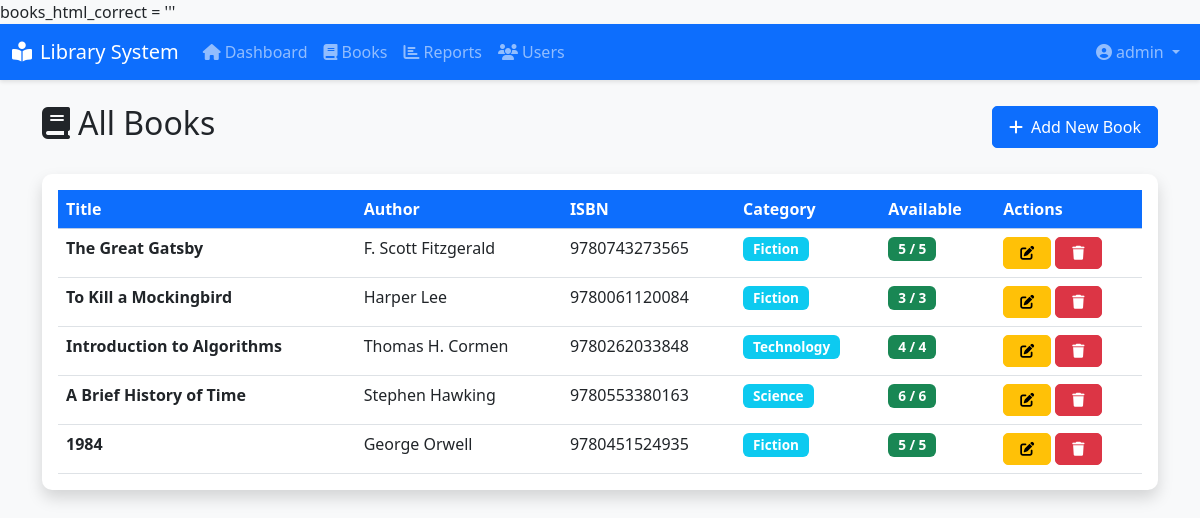
The page /books (signed in) on the database its author committed.
### app.py (models this page shows)
class Book(db.Model):
    id = db.Column(db.Integer, primary_key=True)
    title = db.Column(db.String(200), nullable=False)
    author = db.Column(db.String(100), nullable=False)
    isbn = db.Column(db.String(50), unique=True, nullable=False)
    category = db.Column(db.String(50))
    quantity = db.Column(db.Integer, default=1)
    available = db.Column(db.Integer, default=1)
    created_at = db.Column(db.DateTime, default=datetime.utcnow)
    issues = db.relationship('Issue', backref='book', lazy=True)

### app.py (the view)
@app.route('/books')
def books():
    if 'user_id' not in session:
        return redirect(url_for('login'))
    all_books = Book.query.all()
    user = User.query.get(session['user_id'])
    return render_template('books.html', books=all_books, user=user)

### templates/books.html (shortened to what this page needs)
books_html_correct = '''{% extends "base.html" %}
{% block content %}
<div class="d-flex justify-content-between align-items-center mb-4">
    <h2><i class="fas fa-book me-2"></i>All Books</h2>
    {% if session.role in ['admin', 'staff'] %}
    <a href="{{ url_for('add_book') }}" class="btn btn-primary">
        <i class="fas fa-plus me-2"></i>Add New Book
    </a>
    {% endif %}
</div>
<div class="card shadow">
    <div class="card-body">
        <div class="table-responsive">
            <table class="table table-hover">
                <thead class="table-primary">
                    <tr>
                        <th>Title</th>
                        <th>Author</th>
                        <th>ISBN</th>
                        <th>Category</th>
                        <th>Available</th>
                        <th>Actions</th>
                    </tr>
                </thead>
                <tbody>
                    {% for book in books %}
                    <tr>
                        <td>
                            <strong>{{ book.title }}</strong>
                        </td>
                        <td>{{ book.author }}</td>
                        <td>{{ book.isbn }}</td>
                        <td>
                            <span class="badge bg-info">{{ book.category }}</span>
                        </td>
                        <td>
                            {% if book.available > 0 %}
                            <span class="badge bg-success">{{ book.available }} / {{ book.quantity }}</span>
                            {% else %}
                            <span class="badge bg-danger">{{ book.available }} / {{ book.quantity }}</span>
                            {% endif %}
                        </td>
                        <td>
                            {% if session.role == 'admin' or session.role == 'staff' %}
                            <a href="{{ url_for('edit_book', book_id=book.id) }}" class="btn btn-sm btn-warning">
                                <i class="fas fa-edit"></i>
                            </a>
                            {% endif %}
                            {% if session.role == 'admin' %}
                            <a href="{{ url_for('delete_book', book_id=book.id) }}" class="btn btn-sm btn-danger" onclick="return confirm('Delete this book?')">
                                <i class="fas fa-trash"></i>
                            </a>
                            {% endif %}
                        </td>
                    </tr>
                    {% endfor %}
                </tbody>
            </table>
        </div>
    </div>
</div>
{% endblock %}

### templates/base.html (shortened to what this page needs)
<!DOCTYPE html>
<html lang="en">
<head>
    <link href="https://cdn.jsdelivr.net/npm/bootstrap@5.3.0/dist/css/bootstrap.min.css" rel="stylesheet">
    <link rel="stylesheet" href="https://cdnjs.cloudflare.com/ajax/libs/font-awesome/6.4.0/css/all.min.css">
    <link rel="stylesheet" href="{{ url_for('static', filename='css/style.css') }}">
</head>
<body>
    {% if session.user_id %}
    <nav class="navbar navbar-expand-lg navbar-dark bg-primary">
        <div class="container-fluid">
            <a class="navbar-brand" href="{{ url_for('dashboard') }}">
                <i class="fas fa-book-reader me-2"></i>Library System
            </a>
            <div class="collapse navbar-collapse" id="navbarNav">
                <ul class="navbar-nav me-auto">
                    <li class="nav-item">
                        <a class="nav-link" href="{{ url_for('dashboard') }}">
                            <i class="fas fa-home me-1"></i>Dashboard
                        </a>
                    </li>
                    <li class="nav-item">
                        <a class="nav-link" href="{{ url_for('books') }}">
                            <i class="fas fa-book me-1"></i>Books
                        </a>
                    </li>
                    {% if session.role in ['admin', 'staff'] %}
                    <li class="nav-item">
                        <a class="nav-link" href="{{ url_for('reports') }}">
                            <i class="fas fa-chart-bar me-1"></i>Reports
                        </a>
                    </li>
                    {% endif %}
                    {% if session.role == 'admin' %}
                    <li class="nav-item">
                        <a class="nav-link" href="{{ url_for('users') }}">
                            <i class="fas fa-users me-1"></i>Users
                        </a>
                    </li>
                    {% endif %}
                </ul>
                <ul class="navbar-nav">
                    <li class="nav-item dropdown">
                        <a class="nav-link dropdown-toggle" href="#" id="userDropdown" role="button" data-bs-toggle="dropdown">
                            <i class="fas fa-user-circle me-1"></i>{{ session.username }}
                        </a>
                    </li>
                </ul>
            </div>
        </div>
    </nav>
    {% endif %}
    <div class="container mt-4">
        {% block content %}{% endblock %}
    </div>
</body>
</html>

### static/css/style.css (style rules this page uses)
body { background-color: #f8f9fa; font-family: 'Segoe UI', Tahoma, Geneva, Verdana, sans-serif; }
.card { border: none; border-radius: 10px; margin-bottom: 20px; }
.navbar { box-shadow: 0 2px 4px rgba(0,0,0,0.1); }
.table { margin-bottom: 0; }
.badge { padding: 5px 10px; font-size: 0.85em; }
.btn { border-radius: 5px; padding: 8px 16px; font-weight: 500; }
.shadow { box-shadow: 0 0.5rem 1rem rgba(0, 0, 0, 0.15) !important; }
.bg-primary { background-color: #0d6efd !important; }
.bg-success { background-color: #198754 !important; }
.table-primary th { background-color: #0d6efd; color: white; }
#userDropdown { cursor: pointer; }

### rows shown on the page
Book: title "The Great Gatsby", author "F. Scott Fitzgerald", isbn "9780743273565", category "Fiction", available "5", quantity "5"
Book: title "To Kill a Mockingbird", author "Harper Lee", isbn "9780061120084", category "Fiction", available "3", quantity "3"
Book: title "Introduction to Algorithms", author "Thomas H. Cormen", isbn "9780262033848", category "Technology", available "4", quantity "4"
Book: title "A Brief History of Time", author "Stephen Hawking", isbn "9780553380163", category "Science", available "6", quantity "6"
Book: title "1984", author "George Orwell", isbn "9780451524935", category "Fiction", available "5", quantity "5"

### other values the page prints
{{ session.username }} "admin"
